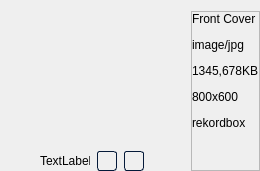
                    <widget class="QFrame" name="target_image_frame">
                     <property name="minimumSize">
                      <size>
                       <width>0</width>
                       <height>0</height>
                      </size>
                     </property>
                     <property name="maximumSize">
                      <size>
                       <width>350</width>
                       <height>16777215</height>
                      </size>
                     </property>
                     <property name="frameShape">
                      <enum>QFrame::NoFrame</enum>
                     </property>
                     <property name="frameShadow">
                      <enum>QFrame::Plain</enum>
                     </property>
                     <layout class="QHBoxLayout" name="horizontalLayout_13">
                      <property name="spacing">
                       <number>0</number>
                      </property>
                      <property name="leftMargin">
                       <number>0</number>
                      </property>
                      <property name="topMargin">
                       <number>11</number>
                      </property>
                      <property name="rightMargin">
                       <number>0</number>
                      </property>
                      <property name="bottomMargin">
                       <number>0</number>
                      </property>
                      <item>
                       <layout class="QGridLayout" name="image_frame_grid">
                        <property name="spacing">
                         <number>7</number>
                        </property>
                        <item row="1" column="0" rowspan="3">
                         <widget class="QStackedWidget" name="stacked_widget_target">
                          <property name="currentIndex">
                           <number>-1</number>
                          </property>
                         </widget>
                        </item>
                        <item row="4" column="0">
                         <layout class="QHBoxLayout" name="horizontalLayout_11">
                          <item>
                           <spacer name="horizontalSpacer_2">
                            <property name="orientation">
                             <enum>Qt::Horizontal</enum>
                            </property>
                            <property name="sizeHint" stdset="0">
                             <size>
                              <width>40</width>
                              <height>20</height>
                             </size>
                            </property>
                           </spacer>
                          </item>
                          <item>
                           <widget class="QLabel" name="label_target_page_num">
                            <property name="maximumSize">
                             <size>
                              <width>50</width>
                              <height>16777215</height>
                             </size>
                            </property>
                            <property name="text">
                             <string>TextLabel</string>
                            </property>
                           </widget>
                          </item>
                          <item>
                           <widget class="QPushButton" name="tar_image_prev">
                            <property name="maximumSize">
                             <size>
                              <width>20</width>
                              <height>20</height>
                             </size>
                            </property>
                            <property name="styleSheet">
                             <string notr="true">/*-----QPushButton-----*/
QPushButton
{
/**	background-color:  rgb(92, 106, 106);
	color: #ffffff;
**/	
   border-style: solid;
	border-width: 1px;
	border-radius: 3px;
	border-color: #051a39;
	padding: 5px;
}

QPushButton::disabled
{
	background-color: #404040;
	color: #656565;
	border-color: #051a39;

}


QPushButton::hover
{
	background-color: lightgrey;
	border-style: solid;
	border-width: 1px;
	border-radius: 3px;
	border-color: #051a39;
	padding: 5px;

}


QPushButton::pressed
{
	background-color: rgb(125, 155, 143);
	color: #ffffff;
	border-style: solid;
	border-width: 1px;
	border-radius: 3px;
	border-color: #051a39;
	padding: 5px;

}</string>
                            </property>
                            <property name="text">
                             <string/>
                            </property>
                            <property name="icon">
                             <iconset resource="resources.qrc">
                              <normaloff>:/icons/icons/arrow-left.svg</normaloff>:/icons/icons/arrow-left.svg</iconset>
                            </property>
                           </widget>
                          </item>
                          <item>
                           <widget class="QPushButton" name="tar_image_next">
                            <property name="maximumSize">
                             <size>
                              <width>20</width>
                              <height>20</height>
                             </size>
                            </property>
                            <property name="styleSheet">
                             <string notr="true">/*-----QPushButton-----*/
QPushButton
{
/**	background-color:  rgb(92, 106, 106);
	color: #ffffff;
**/	
   border-style: solid;
	border-width: 1px;
	border-radius: 3px;
	border-color: #051a39;
	padding: 5px;
}

QPushButton::disabled
{
	background-color: #404040;
	color: #656565;
	border-color: #051a39;

}


QPushButton::hover
{
	background-color: lightgrey;
	border-style: solid;
	border-width: 1px;
	border-radius: 3px;
	border-color: #051a39;
	padding: 5px;

}


QPushButton::pressed
{
	background-color: rgb(125, 155, 143);
	color: #ffffff;
	border-style: solid;
	border-width: 1px;
	border-radius: 3px;
	border-color: #051a39;
	padding: 5px;

}</string>
                            </property>
                            <property name="text">
                             <string/>
                            </property>
                            <property name="icon">
                             <iconset resource="resources.qrc">
                              <normaloff>:/icons/icons/arrow-right.svg</normaloff>:/icons/icons/arrow-right.svg</iconset>
                            </property>
                           </widget>
                          </item>
                          <item>
                           <spacer name="horizontalSpacer">
                            <property name="orientation">
                             <enum>Qt::Horizontal</enum>
                            </property>
                            <property name="sizeHint" stdset="0">
                             <size>
                              <width>40</width>
                              <height>20</height>
                             </size>
                            </property>
                           </spacer>
                          </item>
                         </layout>
                        </item>
                        <item row="1" column="1" rowspan="4">
                         <widget class="QFrame" name="frame_3">
                          <property name="frameShape">
                           <enum>QFrame::StyledPanel</enum>
                          </property>
                          <property name="frameShadow">
                           <enum>QFrame::Raised</enum>
                          </property>
                          <layout class="QVBoxLayout" name="verticalLayout_9">
                           <property name="spacing">
                            <number>12</number>
                           </property>
                           <property name="leftMargin">
                            <number>0</number>
                           </property>
                           <property name="topMargin">
                            <number>0</number>
                           </property>
                           <property name="rightMargin">
                            <number>0</number>
                           </property>
                           <property name="bottomMargin">
                            <number>0</number>
                           </property>
                           <item>
                            <widget class="QLabel" name="label_target_art_type">
                             <property name="text">
                              <string>Front Cover</string>
                             </property>
                            </widget>
                           </item>
                           <item>
                            <widget class="QLabel" name="label_target_mime">
                             <property name="minimumSize">
                              <size>
                               <width>60</width>
                               <height>0</height>
                              </size>
                             </property>
                             <property name="text">
                              <string>image/jpg</string>
                             </property>
                            </widget>
                           </item>
                           <item>
                            <widget class="QLabel" name="label_target_size">
                             <property name="text">
                              <string>1345,678KB</string>
                             </property>
                            </widget>
                           </item>
                           <item>
                            <widget class="QLabel" name="label_target_resolution">
                             <property name="text">
                              <string>800x600</string>
                             </property>
                            </widget>
                           </item>
                           <item>
                            <widget class="QLabel" name="label_target_desc">
                             <property name="text">
                              <string>rekordbox</string>
                             </property>
                            </widget>
                           </item>
                           <item>
                            <spacer name="verticalSpacer_8">
                             <property name="orientation">
                              <enum>Qt::Vertical</enum>
                             </property>
                             <property name="sizeHint" stdset="0">
                              <size>
                               <width>20</width>
                               <height>40</height>
                              </size>
                             </property>
                            </spacer>
                           </item>
                          </layout>
                         </widget>
                        </item>
                       </layout>
                      </item>
                     </layout>
                    </widget>
